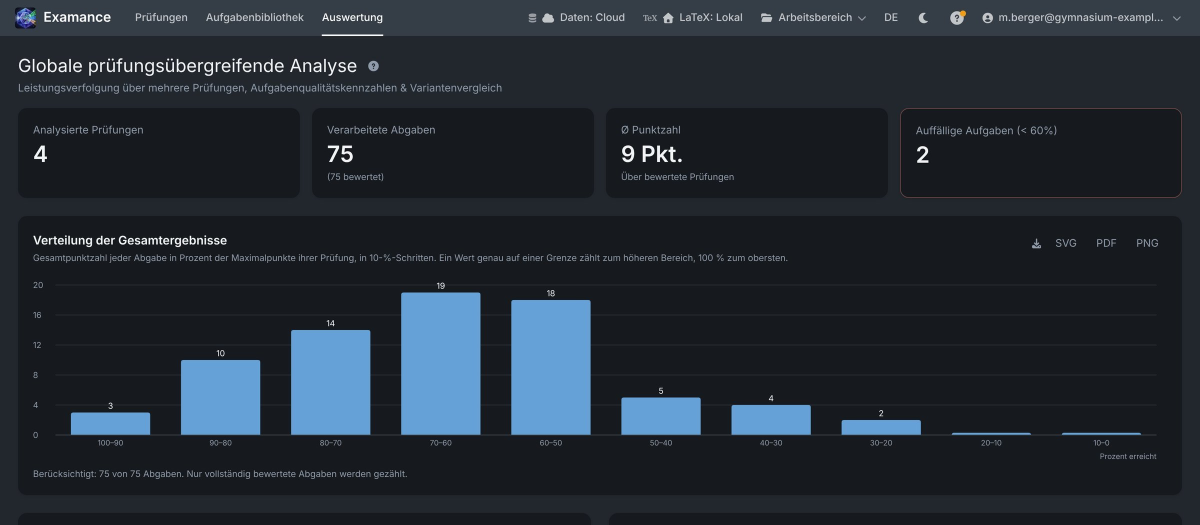
#> input picture docs/screenshots/pitch/tour/t-analytics.jpg, 2400 x 1050 px, given in place of guide-score.png, which was not available (shown at 1/2 size)
$ python assets.py ../screenshots/pitch/tour/t-analytics.jpg
#> lines starting #> are read from the running program, lines starting #| are printed output that depends on the picture
"""Crop .state/shots into docs/screenshots/pitch/ and guide/ (JPEG, max 2400 px wide). Boxes are in capture pixels (2x); `assets.py guide` crops only the guide set."""
import sys
from pathlib import Path

import pymupdf
from PIL import Image

HERE = Path(__file__).resolve().parent
SHOTS = HERE / ".state/shots"
OUT = HERE.parent / "screenshots/pitch"

# User-guide details (capture.mjs guide-*), referenced from docs/user/ and docs/de/user/.
GUIDE = {
    "exercise-score": ("guide-score", (828, 662, 2370, 1338)),
    "exercise-ai-prompt": ("guide-ai-prompt", (446, 100, 2752, 1902)),
    "exercise-compile-error": ("guide-compile-error", (30, 30, 3170, 1810)),
    "exam-exercises": ("guide-exam-exercises", (330, 100, 3200, 1870)),
    "exam-export": ("guide-exam-export", (828, 260, 2370, 1745)),
    "workspace-backup": ("guide-backup", (828, 540, 2370, 1462)),
    "help-dialog": ("guide-help", (446, 100, 2752, 1902)),
    "settings-storage": ("guide-settings-storage", (870, 170, 2840, 855)),
    "settings-mc-detection": ("guide-settings-mc", (870, 170, 2840, 1890)),
    "settings-latex-packages": ("guide-settings-packages", (870, 170, 2840, 2000)),
    "settings-restore": ("guide-settings-restore", (870, 235, 2840, 650)),
    "grading-parts": ("guide-grading-parts", None),
    "settings-security": ("guide-security", (870, 120, 2840, 1480)),
    "results-borderline": ("guide-borderline", (365, 385, 3165, 2560)),
    "admin-maintenance": ("guide-maintenance", (360, 120, 2840, 1880)),
}
(OUT.parent / "guide").mkdir(exist_ok=True)
for name, (src, crop) in GUIDE.items():
    im = Image.open(SHOTS / f"{src}.png").convert("RGB")
#> im is the input picture: PIL image 2400x1050 RGB; mean R, G, B 35.3, 43.2, 52.3
    if crop:
        im = im.crop(crop)
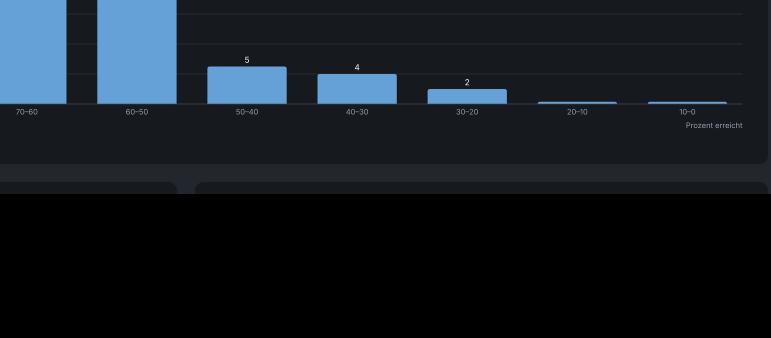
#> im: PIL image 1542x676 RGB (shown at 1/2 size); mean R, G, B 20.3, 26.9, 34
    if im.width > 2400:
        im = im.resize((2400, round(im.height * 2400 / im.width)), Image.LANCZOS)
    im.save(OUT.parent / "guide" / f"{name}.jpg", quality=86, optimize=True, progressive=True)
#> pass 2 of the loop `for name, (src, crop) in GUIDE.items():`:
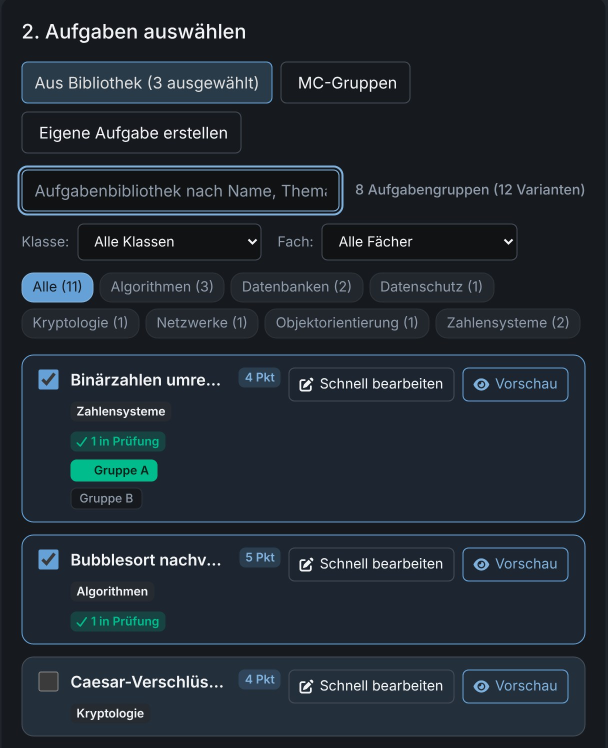
#> input picture docs/screenshots/pitch/tour/t-exam-builder.jpg, 1215 x 1495 px, given in place of guide-ai-prompt.png, which was not available (shown at 1/2 size)
#> im is the input picture: PIL image 1215x1495 RGB; mean R, G, B 33.5, 41.7, 50.1
#> `im = im.crop(crop)`:
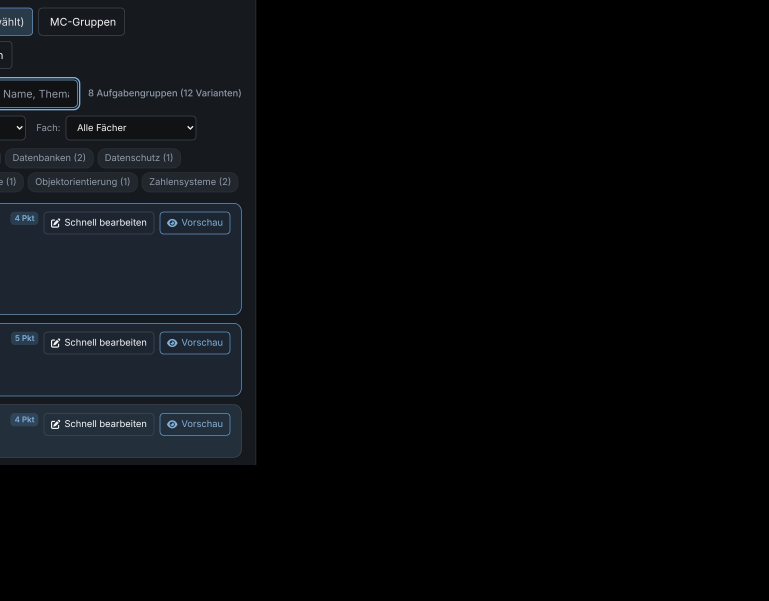
#> im: PIL image 2306x1802 RGB (shown at 1/3 size); mean R, G, B 8.2, 10, 12.3
#> (the run stopped early here; a loop or call above may not have finished)
